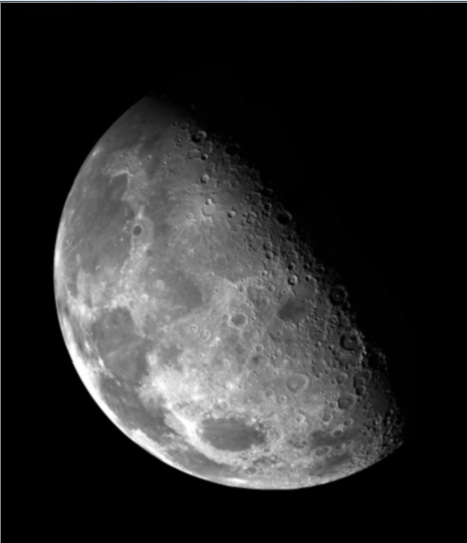
#> input picture OpenCVSample/lab3/test.jpg, 467 x 543 px
$ python part1.py
#> lines starting #> are read from the running program, lines starting #| are printed output that depends on the picture
import cv2
import numpy as np
from matplotlib import pyplot as plt

'''
Part I (20%) Computing a Laplace filter in opencv/python.

  Create a 3-by-3 matrix that has positive 8 at the center and -1 elsewhere.
  Open a grayscale image (any image of your choice).
  Filter the grayscale image with the 3-by-3 matrix.
  Display the result. Add the input image to the filtered image.
'''

# read a file as grayscale image
img = cv2.imread('test.jpg',0)
#> img: shape (543, 467); min 0, max 255, mean 43.4

# set the kernel of  laplasion
kernel = np.matrix('-1.0 -1.0 -1.0; -1.0 8.0 -1.0; -1 -1 -1')

# calculate the laplasion image
laplase = cv2.filter2D(img,-1,kernel)
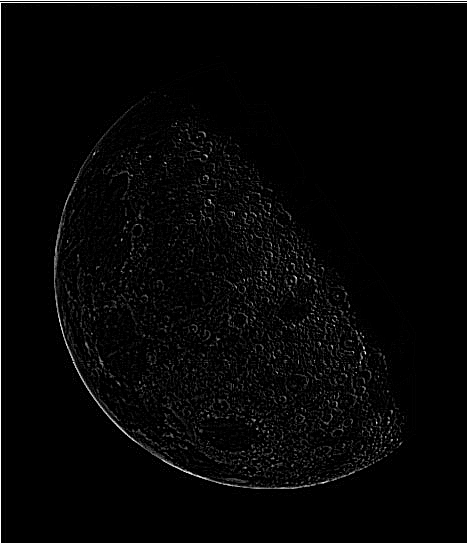
#> laplase: shape (543, 467); min 0, max 255, mean 5.8

# display the initial and Laplasion image
plt.subplot(121),plt.imshow(img,cmap = 'gray'),plt.title('Original')
plt.xticks([]), plt.yticks([])

plt.subplot(122),plt.imshow(laplase,cmap = 'gray'),plt.title('Absolute Laplace')
plt.xticks([]), plt.yticks([])

plt.show()
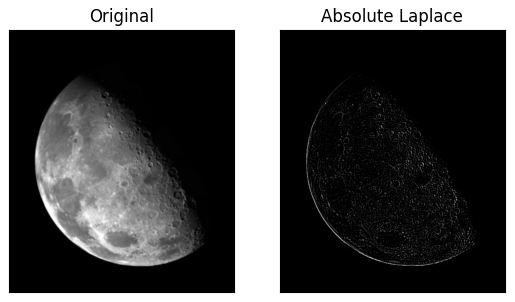
#> figure drawn by matplotlib, 2 panels
